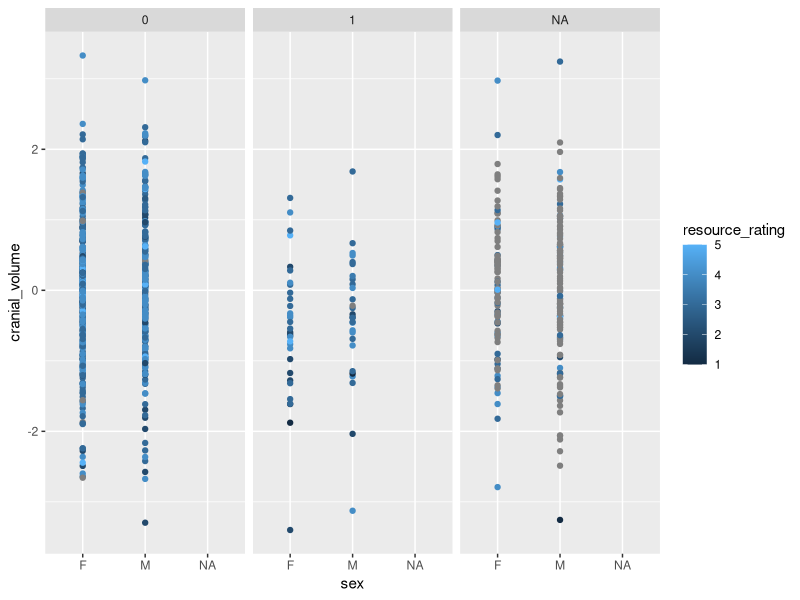
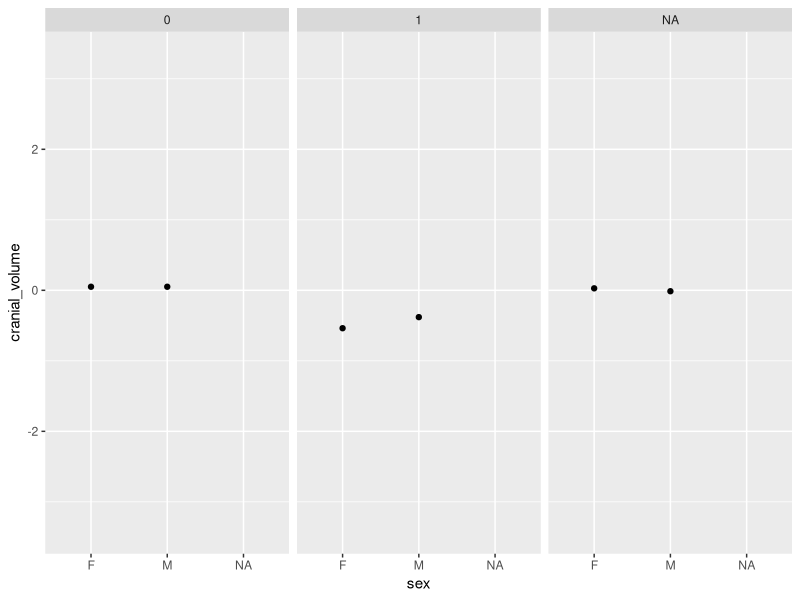

Write R code to recreate these figures, in order.
## ---- chunk 1
library(tidyverse)
## ---- chunk 2
knitr::opts_chunk$set(echo = TRUE)
## ---- chunk 3
library(readxl)
Df1dataset <- read_excel("Table1_The Role of Non-material Resources.XLSX")
## ---- chunk 4

ggplot(data = Df1dataset, aes(x = sex, y = cranial_volume, color= resource_rating))+
  geom_point()+
  facet_wrap(~father_has_primary_education)

## ---- chunk 5
ggplot(data = Df1dataset, aes(x = sex, y = cranial_volume)) + 
  stat_summary(fun=mean, fun.min = min, fun.max = max, geom = "point")+
  facet_wrap(~father_has_primary_education)
